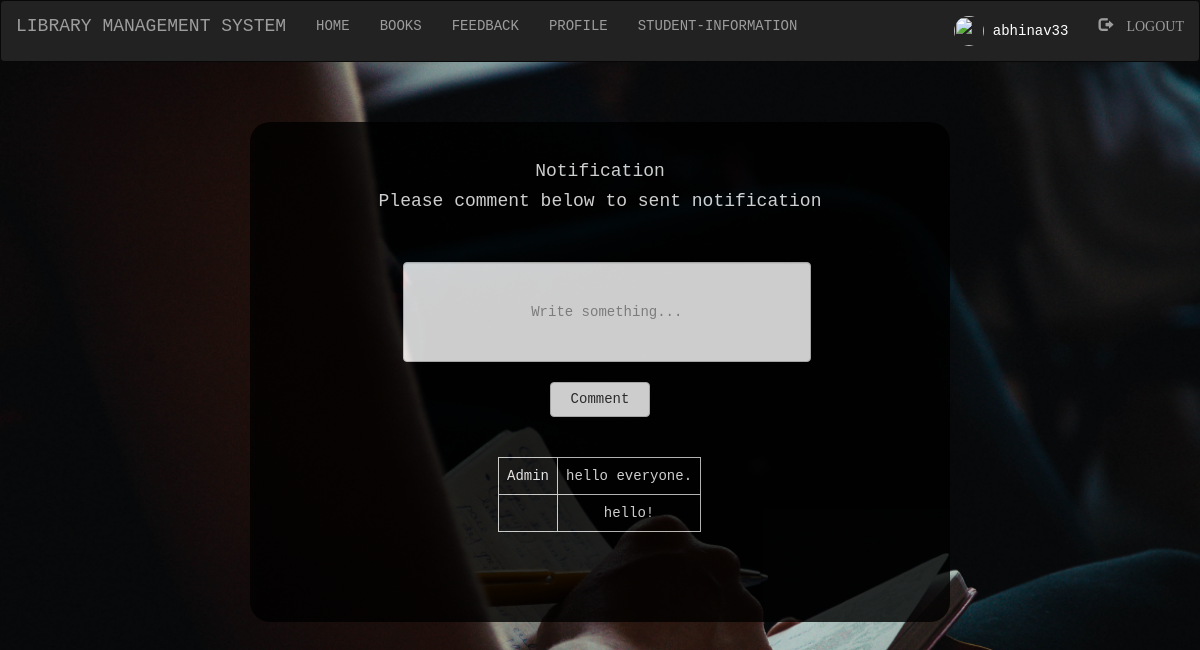
Page /admin/feedback.php (signed in) on the committed database.
### tables this page shows
CREATE TABLE `comments` (
  `id` int(50) NOT NULL,
  `username` varchar(100) NOT NULL,
  `comment` varchar(500) NOT NULL
);

### admin/feedback.php (the view, shortened to what this page needs)
<?php
  include "navbar.php";
  include "connection.php";
?>
<!DOCTYPE html>
<html>
<head>
    <link rel="stylesheet" href="https://maxcdn.bootstrapcdn.com/bootstrap/3.3.7/css/bootstrap.min.css">
</head>
<body>
<div class="wrapp">
		<br><h4>Notification</h4>
		<h4> Please comment below to sent notification</h4><br><br>
		<form action="" method="post">
			<input class="form-control" type="text" name="comment" placeholder="Write something..."><br>
			<input class="btn btn-default" type="submit" name="submit" value="Comment" style="width: 100px; height: 35px;">
		</form>
<br><br>
	<div class="scroll">
		<?php
			if(isset($_POST['submit']))
			{
				$sql="INSERT INTO `comments` VALUES('', 'Admin', '$_POST[comment]');";
				if(mysqli_query($db,$sql))
				{
					$q="SELECT * FROM `comments` ORDER BY `comments`.`id` DESC";
					$res=mysqli_query($db,$q);
				echo "<table class='table table-bordered'>";
					while ($row=mysqli_fetch_assoc($res))
					{
						echo "<tr>";
							echo "<td>"; echo $row['username']; echo "</td>";
							echo "<td>"; echo $row['comment']; echo "</td>";
						echo "</tr>";
					}
				echo "</table>";
				}
			}
			else
			{
				$q="SELECT * FROM `comments` ORDER BY `comments`.`id` DESC";
					$res=mysqli_query($db,$q);
				echo "<table class='table table-bordered'>";
					while ($row=mysqli_fetch_assoc($res))
					{
						echo "<tr>";
							echo "<td>"; echo $row['username']; echo "</td>";
							echo "<td>"; echo $row['comment']; echo "</td>";
						echo "</tr>";
					}
				echo "</table>";
			}
		?>
	</div>
	</div>
</body>
</html>

### admin/style.css (style rules this page uses)
* { margin: 0; padding: 0; font-family: 'Roboto Mono', monospace; }
input { height: 25px; width: 300px; }
.form-control { width: 90%; }

### admin/feedback.php (style rules this page uses)
body { background-image: url("images/66.jpg"); background-position: center; background-size: cover; position: relative; min-height: 100vh; width: 100%; }
.wrapp { border-radius: 20px; padding: 10px; margin: -20px auto; width: 700px; height: 500px; background-color: black; opacity: .8; color: white; margin-top: 60px; text-align: center; }
.form-control { height: 100px; width: 60%; margin-left: 21%; text-align: center; }
.scroll { margin-left: 35%; text-align: center; width: fit-content; height: 300px; overflow: auto; }

### rows in the picture
comments: username "Admin", comment "hello everyone."
comments: comment "hello!"

### other values in the picture
$_SESSION['login_user'] "abhinav33"
